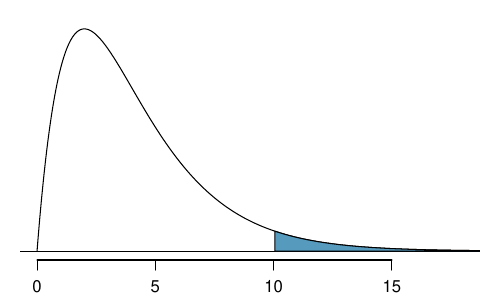

This figure's R source:
library(openintro)
data(COL)

pdf('chiSquareAreaAbove10WithDF4.pdf', 5, 3)
par(mar=c(2, 1, 1, 1), mgp=c(2.1, 0.8, 0), las=1)
x <- seq(0, 25, 0.05)
y <- dchisq(x, 4)
plot(x, y, type='l', axes=FALSE, xlim=c(0,18))
abline(h=0)
axis(1)

these <- which(x > 10)
X <- x[c(these[1], these, rev(these)[1])]
Y <- c(0, y[these], 0)
polygon(X, Y, col=COL[1])

dev.off()